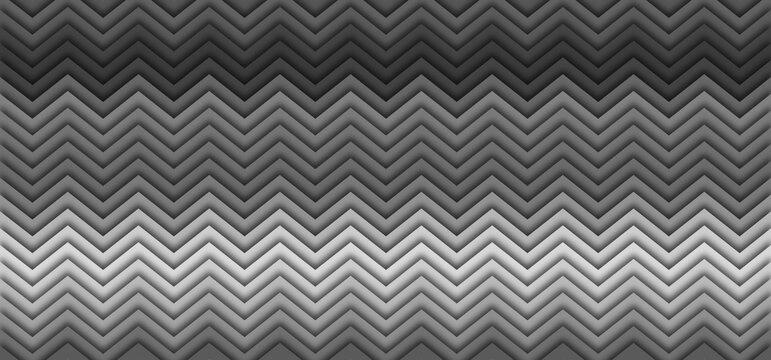
#> input picture LAB/MachineIntelligence/Cycle-1/converted_image.jpg, 771 x 360 px, found by its file name
$ python '10 Image Restoration.py'
#> lines starting #> are read from the running program, lines starting #| are printed output that depends on the picture
#> further down, blurred_noisy_image is the input picture: shape (360, 771); min 0, max 252, mean 104.8
# Implement any image restoration algorithm


import cv2
import numpy as np
import matplotlib.pyplot as plt

def wiener_filter(image, kernel, noise_var):
    # Wiener deconvolution
#> called with kernel = array of shape (5, 5), noise_var = 25
    fft_image = np.fft.fft2(image)
    fft_kernel = np.fft.fft2(kernel, s=image.shape)
    # Wiener filter formula
    wiener_filter = np.conj(fft_kernel) / (np.abs(fft_kernel)**2 + noise_var)
    restored_image = np.fft.ifft2(fft_image * wiener_filter).real
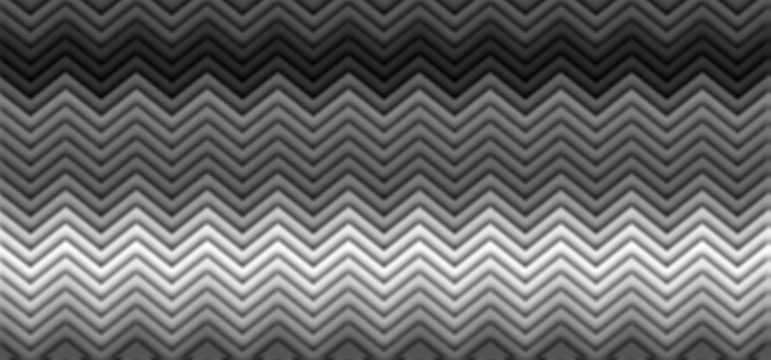
#> restored_image: shape (360, 771) float64; min 1.04, max 8.42, mean 4.03; drawn with min black and max white
    return np.uint8(np.clip(restored_image, 0, 255))
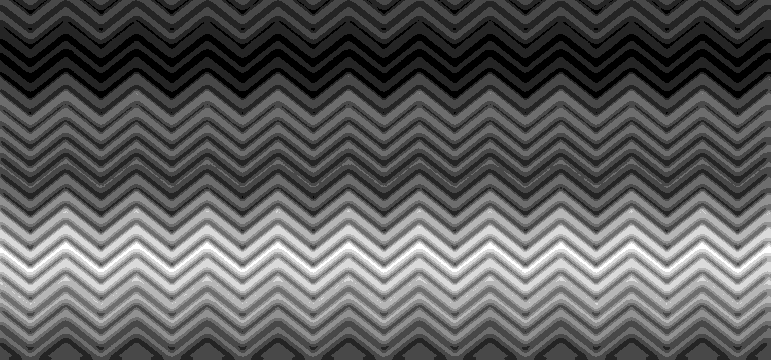
#> returned value: shape (360, 771); min 1, max 8, mean 3.53; drawn with min black and max white
# blurred and noisy image
image_path = "LAB\MachineIntelligence\Cycle-1\converted_image.jpg"
blurred_noisy_image = cv2.imread(image_path, cv2.IMREAD_GRAYSCALE)
# Simulate a known kernel
kernel_size = 5
kernel = np.ones((kernel_size, kernel_size), np.float32) / (kernel_size**2)
# Simulate known noise variance
noise_var = 25.0
# Perform Wiener deconvolution
restored_image = wiener_filter(blurred_noisy_image, kernel, noise_var)
# Display
plt.figure(figsize=(10, 4))
plt.subplot(1, 3, 1)
plt.imshow(blurred_noisy_image, cmap='gray')
plt.title('Blurred and Noisy Image')
plt.axis('off')
plt.subplot(1, 3, 2)
plt.imshow(kernel, cmap='gray')
plt.title('Blur Kernel')
plt.axis('off')
plt.subplot(1, 3, 3)
plt.imshow(restored_image, cmap='gray')
plt.title('Restored Image (Wiener Filter)')
plt.axis('off')
plt.tight_layout()
plt.show()
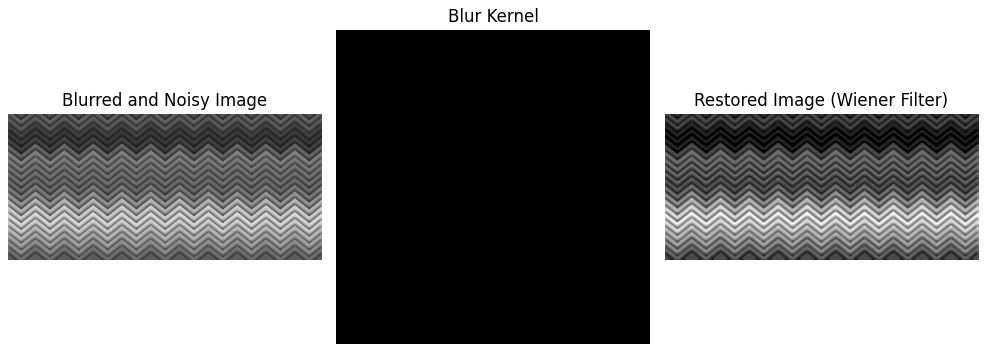
#> figure drawn by matplotlib, 3 panels
